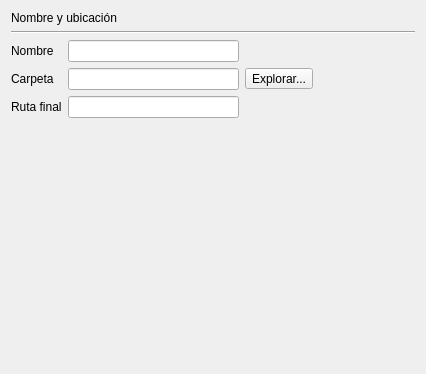
<?xml version="1.0" encoding="UTF-8"?>
<ui version="4.0">
 <class>ChooseProjectNamePage</class>
 <widget class="QWidget" name="ChooseProjectNamePage">
  <property name="geometry">
   <rect>
    <x>0</x>
    <y>0</y>
    <width>426</width>
    <height>374</height>
   </rect>
  </property>
  <property name="windowTitle">
   <string>Form</string>
  </property>
  <layout class="QVBoxLayout" name="verticalLayout_2">
   <item>
    <widget class="QLabel" name="label">
     <property name="enabled">
      <bool>true</bool>
     </property>
     <property name="sizePolicy">
      <sizepolicy hsizetype="Preferred" vsizetype="Fixed">
       <horstretch>0</horstretch>
       <verstretch>0</verstretch>
      </sizepolicy>
     </property>
     <property name="text">
      <string>Nombre y ubicación</string>
     </property>
     <property name="scaledContents">
      <bool>false</bool>
     </property>
    </widget>
   </item>
   <item>
    <widget class="Line" name="line">
     <property name="orientation">
      <enum>Qt::Horizontal</enum>
     </property>
    </widget>
   </item>
   <item>
    <layout class="QGridLayout" name="gridLayout">
     <item row="2" column="1">
      <widget class="QLineEdit" name="lineEdit_3"/>
     </item>
     <item row="2" column="0">
      <widget class="QLabel" name="label_23">
       <property name="text">
        <string>Nombre</string>
       </property>
      </widget>
     </item>
     <item row="4" column="0">
      <widget class="QLabel" name="label_24">
       <property name="text">
        <string>Carpeta</string>
       </property>
      </widget>
     </item>
     <item row="4" column="1">
      <widget class="QLineEdit" name="lineEdit_4"/>
     </item>
     <item row="10" column="0">
      <widget class="QLabel" name="label_25">
       <property name="text">
        <string>Ruta final</string>
       </property>
      </widget>
     </item>
     <item row="10" column="1">
      <widget class="QLineEdit" name="lineEdit_5"/>
     </item>
     <item row="4" column="2">
      <widget class="QToolButton" name="toolButton">
       <property name="text">
        <string>Explorar...</string>
       </property>
      </widget>
     </item>
     <item row="2" column="2">
      <spacer name="horizontalSpacer">
       <property name="orientation">
        <enum>Qt::Horizontal</enum>
       </property>
       <property name="sizeHint" stdset="0">
        <size>
         <width>40</width>
         <height>20</height>
        </size>
       </property>
      </spacer>
     </item>
     <item row="10" column="2">
      <spacer name="horizontalSpacer_2">
       <property name="orientation">
        <enum>Qt::Horizontal</enum>
       </property>
       <property name="sizeHint" stdset="0">
        <size>
         <width>40</width>
         <height>20</height>
        </size>
       </property>
      </spacer>
     </item>
    </layout>
   </item>
   <item>
    <spacer name="verticalSpacer">
     <property name="orientation">
      <enum>Qt::Vertical</enum>
     </property>
     <property name="sizeHint" stdset="0">
      <size>
       <width>20</width>
       <height>40</height>
      </size>
     </property>
    </spacer>
   </item>
  </layout>
 </widget>
 <resources/>
 <connections/>
</ui>
